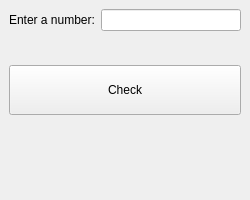
<?xml version="1.0" encoding="UTF-8"?>
<ui version="4.0">
 <class>MainWindow</class>
 <widget class="QMainWindow" name="MainWindow">
  <property name="geometry">
   <rect>
    <x>0</x>
    <y>0</y>
    <width>250</width>
    <height>200</height>
   </rect>
  </property>
  <property name="minimumSize">
   <size>
    <width>250</width>
    <height>200</height>
   </size>
  </property>
  <property name="maximumSize">
   <size>
    <width>250</width>
    <height>200</height>
   </size>
  </property>
  <property name="windowTitle">
   <string>Happy Numbers</string>
  </property>
  <widget class="QWidget" name="centralwidget">
   <layout class="QVBoxLayout" name="verticalLayout_2">
    <item>
     <layout class="QVBoxLayout" name="verticalLayout">
      <item>
       <layout class="QHBoxLayout" name="horizontalLayout">
        <item>
         <widget class="QLabel" name="label">
          <property name="text">
           <string>Enter a number:</string>
          </property>
         </widget>
        </item>
        <item>
         <widget class="QLineEdit" name="leNumber"/>
        </item>
       </layout>
      </item>
      <item>
       <spacer name="verticalSpacer">
        <property name="orientation">
         <enum>Qt::Vertical</enum>
        </property>
        <property name="sizeHint" stdset="0">
         <size>
          <width>20</width>
          <height>40</height>
         </size>
        </property>
       </spacer>
      </item>
      <item>
       <widget class="QPushButton" name="btnCheck">
        <property name="minimumSize">
         <size>
          <width>0</width>
          <height>50</height>
         </size>
        </property>
        <property name="text">
         <string>Check</string>
        </property>
       </widget>
      </item>
      <item>
       <spacer name="verticalSpacer_2">
        <property name="orientation">
         <enum>Qt::Vertical</enum>
        </property>
        <property name="sizeHint" stdset="0">
         <size>
          <width>20</width>
          <height>40</height>
         </size>
        </property>
       </spacer>
      </item>
      <item>
       <widget class="QLabel" name="labOutput">
        <property name="text">
         <string/>
        </property>
        <property name="alignment">
         <set>Qt::AlignCenter</set>
        </property>
       </widget>
      </item>
      <item>
       <spacer name="verticalSpacer_3">
        <property name="orientation">
         <enum>Qt::Vertical</enum>
        </property>
        <property name="sizeHint" stdset="0">
         <size>
          <width>20</width>
          <height>40</height>
         </size>
        </property>
       </spacer>
      </item>
     </layout>
    </item>
   </layout>
  </widget>
 </widget>
 <resources/>
 <connections/>
</ui>
